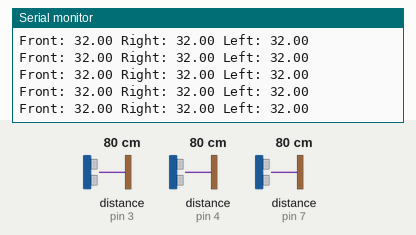
The sketch below on a simulated Arduino Uno, built with avr-gcc and run on an emulated ATmega328P. Shown: the last lines printed to the serial monitor. The inputs (shaded band) are chosen by the test bench; at power-on: distance to the obstacle (sensors on pin 3, pin 4, pin 7) 80 cm. The echo pulse lasts 58.3 µs per cm.

Above: at 1.2 s.
1.3 s: distance to the obstacle (sensor on pin 3) set to 2 cm
At 1.56 s:
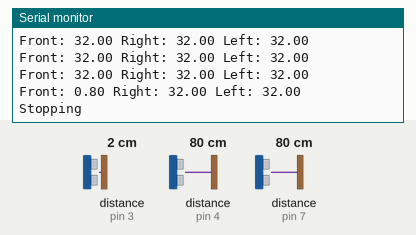
3.1 s: distance to the obstacle (sensor on pin 4) set to 2 cm
At 3.26 s:
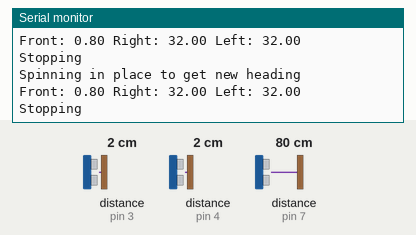
5.0 s: distance to the obstacle (sensor on pin 7) set to 2 cm
At 5.16 s:
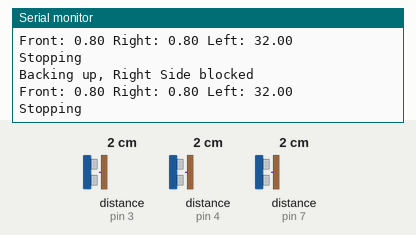
6.9 s: distance to the obstacle (sensor on pin 3) set to 4 cm
At 6.98 s:
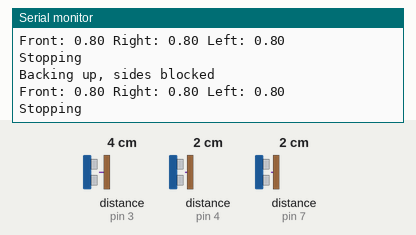
9.9 s: distance to the obstacle (sensor on pin 4) set to 9 cm
At 10.11 s:
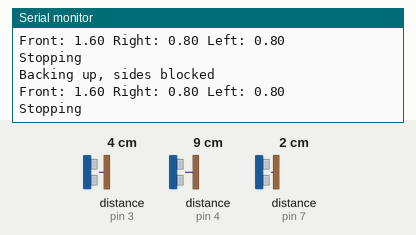
11.9 s: distance to the obstacle (sensor on pin 3) set to 120 cm
At 12.47 s:
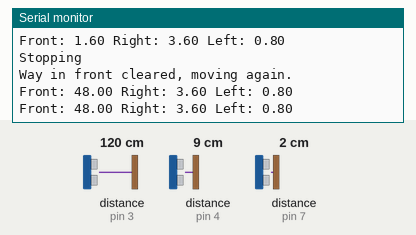
Timing chart, 0 to 14.9 s (numbered marks = the images above; inputs shaded):
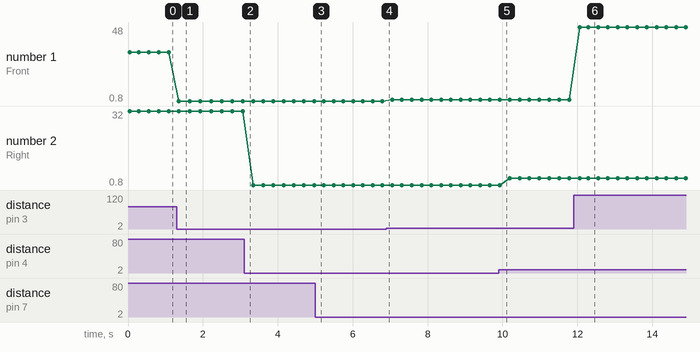

Measured:
- after the input at 1.3 s, the serial monitor: prints a new line after 0.05 s (image 1)
- after the input at 11.9 s, the serial monitor: prints a new line after 0.12 s (image 6)
- plotted number 1: 32 → 0.8 after the input at 1.3 s, 0.8 → 1.6 after the input at 6.9 s, 1.6 → 48 after the input at 11.9 s
- plotted number 2: 0.8 → 3.6 after the input at 9.9 s

The sketch:

sensor_driver.ino
```cpp
#include <hcsr04.h> //Bifrost Library for HC SR04 sensors

/* Declaring constants that will not be changing throughout the program */
// First sensor, polling one that goes on the front of the bot
const int S1_TRIG = 9;
const int S1_ECHO = 3;
/* Deprecated Sensor code
const int S1_PIN = A0;
const double NUM_SAMPLES = 20.0;*/
// Second sensor, polling one that goes on the right side of the bot
const int S2_TRIG = 5;
const int S2_ECHO = 4;
// Third sensor, polling one that goes on the left side of the bot
const int S3_TRIG = 6;
const int S3_ECHO = 7;

bool moving = false; //OMG, the bot should not start moving on startup
const double CLEARANCE = 75.0; //This double is the clearance needed on a side for the robot to rotate in place, given in Millimeters

/*Variables used other places, but not initialized here*/
double sum;
bool bool1, bool2;

/* Declaring the side sensors */
// HCSR04 name(trigger pin, echo pin, minimum distance in mm, maximum distance in mm)
HCSR04 SensorFront(S1_TRIG, S1_ECHO, 25, 4000);
HCSR04 SensorRight(S2_TRIG, S2_ECHO, 25, 4000);
HCSR04 SensorLeft(S3_TRIG, S3_ECHO, 25, 4000);

void setup() {
  Serial.begin(9600);
  //pinMode(S1_PIN, INPUT);
}

void loop() {
  if (moving) {
    // TODO: Add code to stop moving if the sensors detect certain things
    sum = SensorFront.distanceInMillimeters();
    Serial.println ("Front: " + String(sum/25.0) + " Right: " + String(SensorRight.distanceInMillimeters()/25.0) + " Left: " + String(SensorLeft.distanceInMillimeters()/25.0));
    if (sum  < CLEARANCE) {
      moving = false;
      Serial.println("Stopping");
    }
    delay(250);
  }
  else {
    if (SensorFront.distanceInMillimeters() > CLEARANCE) {
      Serial.println("Way in front cleared, moving again.");
      sum = drivewheels(10,10);
      moving = true;
    }
    else {
      bool1 = SensorRight.distanceInMillimeters() < CLEARANCE;
      bool2 = SensorLeft.distanceInMillimeters() < CLEARANCE;

      if (bool1 && bool2) {
        Serial.println("Backing up, sides blocked");
        sum = backup(0);
      }
      else if (bool1 && !(bool2)) {
        Serial.println("Backing up, Right Side blocked");
        sum = backup(-1);
      }
      else if (bool2 && !(bool1)) { // order of bools switched to take advantage of short circuit execution
        Serial.println("Backing up, Left Side blocked");
        sum = backup(1);
        // TODO: Include code to move backwards and to the right
      }
      else {
        Serial.println("Spinning in place to get new heading");
        sum = spin(90);
      }
      moving = true;
    }
  }
}

// function to change the individual wheel speeds of the bot
int drivewheels(int left, int right) {
  return 0;
}

// function to back up the bot while turning into a direction based on the side
// -1 is left, 0 is straight, and 1 is right
int backup(int side) {
  return 0;
}


// function to make the robot turn a set number of degrees, with + being clockwise and - being counterclockwise
int spin(int amount) {
  return 0;
}
/* Deprecated Sensor Code
int checkSensor1() {
  sum = 0;
  for (int i = 0; i < NUM_SAMPLES; i++) {
    sum += analogRead(S1_PIN);
  }
  return sum / 2 / NUM_SAMPLES;
} */
```
